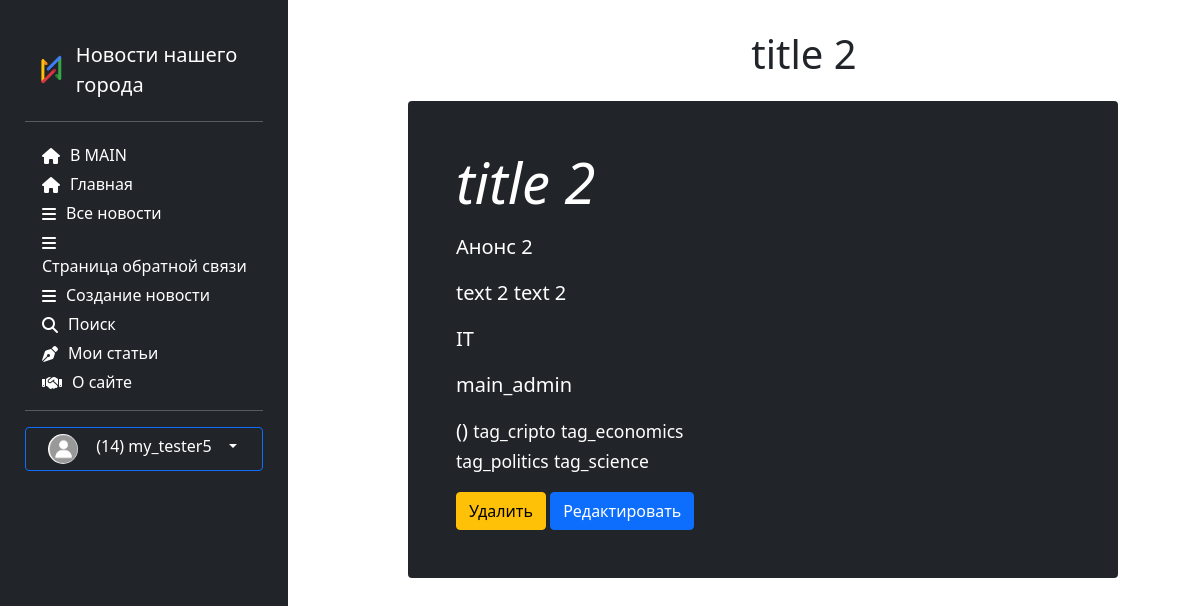
/news/show/2 (signed in), run on the app's committed database.
### users/models.py (models this page shows, shortened)
class Account(models.Model):
    gender_choices = (('M', 'Male'),
                      ('F', 'Female'),
                      ('N/A', 'Not answered'))
    user = models.OneToOneField(User, on_delete=models.CASCADE, primary_key=True)
    nickname = models.CharField(max_length=100)
    birthdate = models.DateField(null=True)
    gender = models.CharField(choices=gender_choices, max_length=20)
    account_image = models.ImageField(default='default.jpg',
                                      upload_to='account_images')
    address = models.CharField(max_length=100, null=True)
    vk = models.CharField(max_length=100, null=True)
    instagram = models.CharField(max_length=100, null=True)
    telegram = models.CharField(max_length=100, null=True)
    phone = models.CharField(max_length=20, null=True)
    first_name = models.CharField(max_length=40, null=True)
    last_name = models.CharField(max_length=40, null=True)
    is_all_agree = models.BooleanField(default=True)
    is_all_inform = models.BooleanField(default=True)
    class Meta:
        ordering = ['user']
        verbose_name = "Профиль"
        verbose_name_plural = "Профили"

### news/models.py (models this page shows, shortened)
class Article(models.Model):
    categories = (("E", "Economics"),
                  ("S", "Science"),
                  ("IT", "IT"),
                  ("F", "Fails"),
                  )
    author = models.ForeignKey(User, on_delete=models.SET_NULL, null=True, verbose_name="Автор")
    title = models.CharField(verbose_name="Название", max_length=50, default='')
    anouncement = models.TextField(verbose_name="Аннотация", max_length=256, help_text="это аннотация")
    text = models.TextField("Текст новости")
    dt_public = models.DateTimeField(verbose_name="Дата публикации", auto_now=True)
    dt_create = models.DateTimeField(verbose_name="Дата создания", auto_created=True, default=datetime.datetime.now())
    category = models.CharField(choices=categories, max_length=20, verbose_name="Категории")
    tags = models.ManyToManyField(to=Tag, blank=True, verbose_name="Теги")
    objects = models.Manager()
    publishedToday = PublishedToday()
    class Meta:
        ordering = ['-dt_public', 'title']
        verbose_name = "Новость"
        verbose_name_plural = "Новости"

class Tag(models.Model):
    title = models.CharField(max_length=80)
    status = models.BooleanField(default=True)
    class Meta:
        ordering = ['title', 'status']
        verbose_name = "Тег"
        verbose_name_plural = "Теги"

### news/views.py (the view)
# urls.py: path('show/<int:pk>', views.ArticleDetailView.as_view(), name="news_detail"),
class ArticleDetailView(DetailView):
    model = Article
    template_name = 'news/news_detail.html'
    context_object_name = 'article'

### news/templates/news/news_detail.html (shortened to what this page needs)
{% extends 'news/base_template.html' %}
{% load static %}
{% load bootstrap5 %}
{% block head %}
    <link rel="stylesheet" href="https://maxcdn.bootstrapcdn.com/bootstrap/4.0.0/css/bootstrap.min.css"
>
{% endblock %}
{% block content %}
    <div class="row">
        <div class="text-center" style="margin-top:30px;">
            <h1>{{ article.title }}</h1>
        </div>
        <div class="single_news">
            <div class="p-4 p-md-5 text-white rounded bg-dark">
                <div class="col-md-6 px-0">
                    <h1 class="display-4 fst-italic"> {{ article.title }}</h1>
                    <p class="lead my-3">{{ article.anouncement }}</p>
                    <p class="lead my-3">{{ article.text }}</p>
                    <p class="lead my-3">{{ article.category }}</p>
                    <p class="lead my-3">{{ article.author.account.nickname }}</p>
                    <p class="lead my-3"><b>({{ article.tags__count }})</b>
                        {% for tag in article.tags.all %}
                            <small>{{ tag.title }}</small>
                        {% endfor %}
                    </p>
                    <a href="{% url 'news_delete' article.pk %}" class="btn btn-warning">Удалить</a>
                    <a href="{% url 'news_update' article.pk %}" class="btn btn-primary">Редактировать</a>
                </div>
            </div>
        </div>
    </div>
{% endblock %}

### news/templates/news/base_template.html (shortened to what this page needs)
<!DOCTYPE html>
{% load static %}
{% load bootstrap5 %}
<html lang="ru">
<head>
    <link rel="stylesheet" href="{% static 'news/css/style.css' %}">
    {% bootstrap_css %}
    {% block head %}{% endblock %}
</head>
<body>
<div class="row" style="height: 100%">
    <div class="col-4">
        {% block sidebar %} {% include 'news/sidebar.html' %} {% endblock %}
    </div>
    <div class="col-8">
        {% block content %}{% endblock %}
    </div>
</div>
</body>
</html>

### news/templates/news/sidebar.html (shortened to what this page needs)
{% load bootstrap5 %}
{% load static %}
{% bootstrap_css %}
<link rel="stylesheet" href="{% static 'news/css/style.css' %}">
<link href="https://cdn.jsdelivr.net/npm/bootstrap@5.0.0/dist/css/bootstrap.min.css" rel="stylesheet">
<aside>
    <a href="/" class="d-flex align-items-center mb-3 mb-md-0 me-md-auto text-white text-decoration-none">
        <img src="{% static 'news' %}/img/News_icon.png" width="40" height="50">
        <span class="fs-5 d-none d-lg-block responsive-title">Новости нашего города</span>
    </a>
    <hr>
    <ul class="nav nav-pills flex-column mb-auto">
        <li class="nav-item">
            <a href="{% url 'home' %}" {% if request.path == '/' %} class="link-active" aria-current="page" {% endif %}>
                <i class="fa fa-house menu-icon"></i>
                <div class="d-none d-lg-block">В MAIN</div>
            </a>
        </li>
        <li class="nav-item">
            <a href="{% url 'news_index' %}" >
                <i class="fa fa-house menu-icon"></i>
                <div class="d-none d-lg-block">Главная</div>
            </a>
        </li>
        <li class="nav-item">
            <a href="{% url 'news_list' %}" >
                <i class="fa fa-bars menu-icon"></i>
                <div class="d-none d-lg-block">Все новости</div>
            </a>
        </li>
        <li class="nav-item">
            <a href="{% url 'contact_page' %}" >
                <i class="fa fa-bars menu-icon"></i>
                <div class="d-none d-lg-block">Страница обратной связи</div>
            </a>
        </li>
        <li class="nav-item">
            <a href="{% url 'create_article' %}" >
                <i class="fa fa-bars menu-icon"></i>
                <div class="d-none d-lg-block">Создание новости</div>
            </a>
        </li>
        <li>
            <a href="#" {% if request.path  == '/search/' %} class="link-active" aria-current="page" {% endif %}>
                <i class="fa fa-magnifying-glass menu-icon"></i>
                <div class="d-none d-lg-block"> Поиск</div>
            </a>
        </li>
        <li>
            <a href="#" {% if request.path  == '/myarticles/' %} class="link-active" aria-current="page" {% endif %}>
                <i class="fa fa-pen-nib menu-icon"></i>
                <div class="d-none d-lg-block"> Мои статьи</div>
            </a>
        </li>
        <li>
            <a href="#" {% if request.path  == '/about/' %} class="link-active" aria-current="page" {% endif %}>
                <i class="fa fa-handshake menu-icon"></i>
                <div class="d-none d-lg-block"> О сайте</div>
            </a>
        </li>
    </ul>
    <hr>
    {% if request.user.id %}
        <div class="dropdown flex-column mb-auto">
            <button class="btn btn-primary dropdown-toggle col-12" type="button" id="dropdownMenuButton1"
                    data-bs-toggle="dropdown" aria-expanded="false" style="background:#212529;">
                <img src="{{ request.user.account.account_image.url }}" alt="" width="25" height="25"
                     class="rounded-circle me-2">
                <div class="d-none d-lg-block ">({{ request.user.id }}) {{ request.user.username }} </div>
            </button>
        </div>
    {% endif %}
</aside>

### news/static/news/css/style.css (style rules this page uses)
body { background-color:#FFFFFF; }
aside { float: left; background: #212529; width: 25%; padding: 1%; height: 100vh; color: white; }
a { text-decoration:none; color:white; }
aside img { padding: 0px 10px; width: auto; height: 30px; float: left; border-radius:5%; }
aside { padding: 35px 25px; background: #212529; width: 75%; }
aside a { color: #FFFFFF; outline: none; text-decoration: none; padding: 5px 1px; }
aside li { padding: 5px 17px 0; }
body .single_news { margin-top:15px; float: left; width: 90%; }
.d-lg-block { float: inline-start; white-space:nowrap; border-right: none; overflow-x:auto; }
.menu-icon { float: inline-start; padding: 5px 10px 0 0; border-right: 5px; }
@media (max-width: 1339.98px) { .responsive-title { white-space:normal; } }

### data on the page
Article: title "title 2", anouncement "Анонс 2", text "text 2 text 2", category "IT", author.account.nickname "main_admin"
Tag: title "tag_cripto"
Tag: title "tag_economics"
Tag: title "tag_politics"
Tag: title "tag_science"

### other printed values
{{ request.user.id }} "14"
{{ request.user.username }} "my_tester5"
